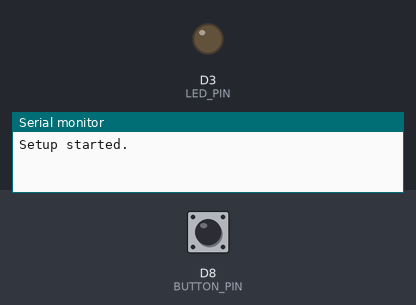
The program below on a simulated ESP8266 (Wemos D1 mini). Parts: output pins drawn as LEDs (lit = HIGH), the last lines printed to the serial monitor. Dashed ring = blinking. The test bench sets the inputs (shaded band); at power-on: D8 (BUTTON_PIN) LOW.

Above: at 2.8 s.
2.9 s: D8 (BUTTON_PIN) pulled HIGH for 3.2 s
At 3.8 s:
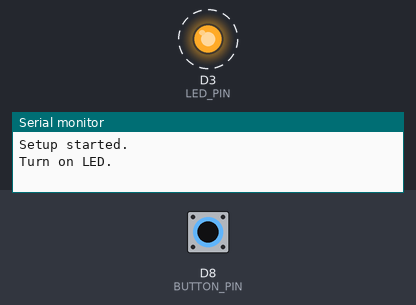
7.6 s: D8 (BUTTON_PIN) pulled HIGH for 1.2 s
At 9.3 s:
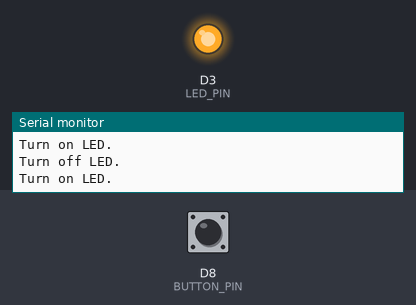
Timing chart, 0 to 10.8 s (numbered marks = the images above; inputs shaded):
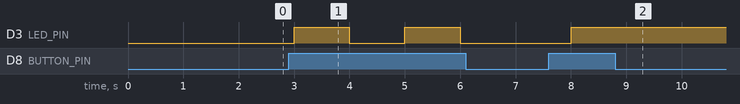

The program:

main.cpp
```cpp
#include <Arduino.h>
#include <ESP8266WiFi.h>
#define LED_PIN D3
#define BUTTON_PIN D8

void setup() {
  Serial.begin(115200);
  Serial.println("Setup started.");
  digitalWrite(BUTTON_PIN, LOW);
  pinMode(BUTTON_PIN, INPUT);
  pinMode(LED_PIN, OUTPUT);
}

int LED_ON = 0;
void loop() {
  if (digitalRead(BUTTON_PIN) == HIGH)
  {
    if(LED_ON == 0)
    {
      Serial.println("Turn on LED.");
      digitalWrite(LED_PIN, HIGH);
      LED_ON = 60*1; //1 minute
    }
    else if(LED_ON > 0)
    {
      LED_ON = 0;
      digitalWrite(LED_PIN, LOW);
      Serial.println("Turn off LED.");
    }
  }  else if(LED_ON > 0)
  {
    LED_ON--;
    if(LED_ON == 0)
    {
      digitalWrite(LED_PIN, LOW);
      Serial.println("Turn off LED.");
    }
  }

  delay(1000);
}
```

Measured:
- after the input at 2.9 s, D3 (LED_PIN): alternates HIGH for 1.0 s and LOW for 1.0 s, starting after 0.10 s
- after the input at 7.6 s, D3 (LED_PIN): LOW → HIGH after 0.40 s
